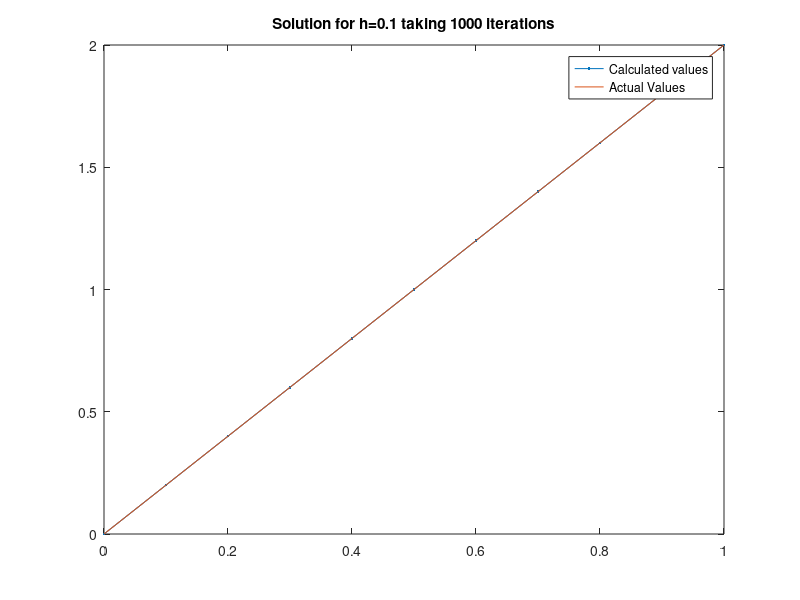

The MATLAB source for this figure:
%{
    Name : Devjit Choudhury
    Roll No. : 19MA20014
    Assignment1
%}

%{
    Logic :-
    ---------
    I am attaching the pdf where i derived the formulae.
    Assignment1_working.pdf
%}

function assignment1()
    % the Boundary condition for BVP
    x0 = 0; xn = 1;
    y0 = 0; yn = 2;
    % step size
    h = 0.1;

    % The number of steps
    n = (xn - x0)/h - 1;
    %{
        % -1 since we have n-1 unknowns
         -----------------------------------------------------
        x0=0   x1=0.1   x2=0.2                  x(n-1)=0.9  x(n)=1.0
        The unkowns are for y1, y2, .... y(n-1)
    %}
    
    % initial approximations
    yi = zeros(n,1) + 1;

    %% Converting it to Matrix Form
    % A - The tri-diagonal matrix
    % B - The RHS matrix
    A = zeros(n,n);
    B = zeros(n,1);

    % k = iteration count more iteration cont to decrease error
    for k = 1:1000
        % now we will be forming the matrix form using 2nd order Finite
        % difference method and Newtons Linearization Method --> AX = B
        for i = 1:n
            % Refer to Logic on top for deriviation of ai, bi, ci, Bi
            ai = calcValueOf_a(yi,h,i);
            bi = calcValueOf_b(yi,h,i);
            ci = calcValueOf_c(yi,h,i);
            
            % Making the tri-diagonal Matrix
            % for first row there wont be ai
            if i~=1
                A(i,i-1)=ai;
            end
            A(i,i)=bi;
            % for last row(n) there wont be ci
            if i~=n
                A(i,i+1)=ci;
            end

            % the RHS of matrix eq
            B(i) = calcValueOf_d(yi,h,i);
        end

        % Now we have the tridiagonal matrix system
        %{
            [b(1) c(2)  0   0 ...      ][del_y(1)]    [B(1)]
            [a(2) b(2) c(2) 0 ...      ][del_y(2)] =  [B(2)]
            ....    
            [0  0 0 ....      b(n) c(n)][del_y(n)]    [B(n)]
            solving this tri-diagonal system using thomas algorithm
            To get the delta values
        %}
        del_y = thomasAlgorithm(A,B);

        % updating the approximate solutions using the obtained del_y
        yi = yi + del_y;
    end
    
    % Printing the Answer
    fprintf("Answer :- \n");
    fprintf("x %d (%d) = %f\n",0,x0, y0);
    for i = 1:n
        fprintf("x %d (%d) = %f\n",i,x0 + i*h, yi(i));
    end
    fprintf("x %d (%d) = %f\n",n+1,xn, yn);
    fprintf("\n");

    plot([x0:h:xn],[y0;yi;yn],'.-');
    hold on;
    plot([x0:h:xn],2*[x0:h:xn]);
    title('Solution for h=0.1 taking 1000 iterations');
    legend('Calculated values','Actual Values');
    hold off;
end


%%-----------------------------------------------------------------
% function to solve tri-diagonal system using Thomas Algorithm
function y=thomasAlgorithm(A,B)
    [rows,~] = size(A);
    
    C = zeros(1,rows);
    D = zeros(1,rows);
    
    % constructing the first row
    C(1) = A(1,2) / A(1,1);
    D(1) = B(1) / A(1,1);
    
    % from row 2 to last
    for i = 2 : rows
        if i ~= rows
            C(i) = A(i,i+1) / (A(i,i) - A(i,i-1)*C(i-1));
        end
        D(i) = (B(i) - A(i,i-1)*D(i-1)) / (A(i,i) - A(i,i-1)*C(i-1));
    end

    y = zeros(rows,1);
    y(rows) = D(rows);
    
    %{
        [1 C1  0   0....     ][del_y1]      [D1]
        [0  1  C2  0....     ][del_y2]      [D2]
        [0  0  1   C3..      ][del_y3]  =   [D3]
        [..                  ]      .
        [...................1][del_yn]      [Dn]
        
        del_yn = Dn
        del_y(n-1) = D(n-1) + C(n-1)*del_yn
        using back substitution... to get the values of del_y
    %}

    for i = rows-1:-1:1
        y(i) = D(i) - C(i)*y(i+1);
    end
end
%---------------------------------------------------------------------


%% -------------------------------------------------------------------
% function that calc values of a
function y = calcValueOf_a(yi,h,i)
    % we may need value of y(j-1) & y(j+1) 
    % whode vaued depend ij j-1 and j+1 touch boundary
   if i~=1
       ym = yi(i-1);
   else
       ym = 0; % using BC
   end
    
   [n,~] = size(yi);

    if i~=n
        yp = yi(i+1);
    else
        yp = 2; % using BC
    end

    yj = yi(i);
    y = yj/h^2 - 1/(2*h);
end
% ---------------------------------------------------------------------


%% ---------------------------------------------------------------------
% function that calculates value of b
function y = calcValueOf_b(yi,h,i)
    % we may need value of y(j-1) & y(j+1) 
    % whode vaued depend ij j-1 and j+1 touch boundary
    if i~=1
       ym = yi(i-1);
   else
       ym = 0; % using BC
   end
    
   [n,~] = size(yi);

    if i~=n
        yp = yi(i+1);
    else
        yp = 2 ; % using BC
    end


    yj = yi(i);
    y = (yp - 4*yj + ym)/h^2;
end
% ---------------------------------------------------------------------

%% ---------------------------------------------------------------------
function y = calcValueOf_c(yi,h,i)
    % we may need value of y(j-1) & y(j+1) 
    % whode vaued depend ij j-1 and j+1 touch boundary
    if i~=1
       ym = yi(i-1);
   else
       ym = 0; % using BC
   end
    
   [n,~]=size(yi);

    if i~=n
        yp = yi(i+1);
    else
        yp = 2; % using BC
    end


    yj = yi(i);
    y = yj/h^2 + 1/(2*h);
end
% ---------------------------------------------------------------------

%% ---------------------------------------------------------------------
function y=calcValueOf_d(yi,h,i)
    % we may need value of y(j-1) & y(j+1) 
    % whode vaued depend ij j-1 and j+1 touch boundary
    if i~=1
       ym=yi(i-1);
   else
       ym=0; % using BV
   end
    
   [n,~]=size(yi);

    if i~=n
        yp=yi(i+1);
    else
        yp=2; % using BV
    end

    yj=yi(i);
    y= 2 - (yj*(ym - 2*yj + yp)/h^2) - ((yp - ym)/(2*h));
end
% ---------------------------------------------------------------------

%{
Answer :- 
x 0 (0) = 0.000000
x 1 (1.000000e-01) = 0.200000
x 2 (2.000000e-01) = 0.400000
x 3 (3.000000e-01) = 0.600000
x 4 (4.000000e-01) = 0.800000
x 5 (5.000000e-01) = 1.000000
x 6 (6.000000e-01) = 1.200000
x 7 (7.000000e-01) = 1.400000
x 8 (8.000000e-01) = 1.600000
x 9 (9.000000e-01) = 1.800000
x 10 (1) = 2.000000
%}